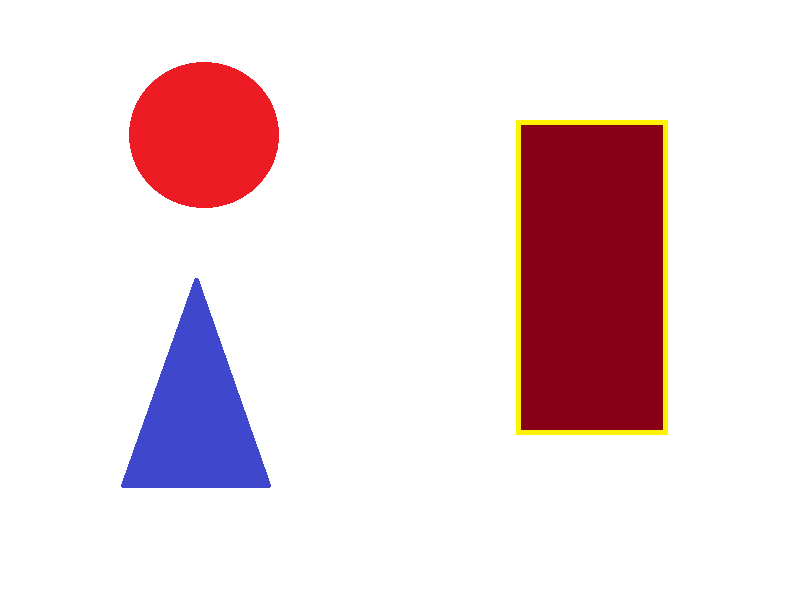
#> input picture images/3.png, 807 x 600 px
$ python lab4.py
#> lines starting #> are read from the running program, lines starting #| are printed output that depends on the picture; after the words box and inside, x2 and y2 are one past the last pixel; in counts of white or black regions, pixels touching at a corner belong together
import cv2


def find_shape(contour) -> str:
    perimeter = cv2.arcLength(contour, True)
    approx_seg_list = cv2.approxPolyDP(contour, 0.04 * perimeter, True)

    if len(approx_seg_list) == 3:
        return "triangle"

    if len(approx_seg_list) == 4:
        (x, y, w, h) = cv2.boundingRect(approx_seg_list)
        ar = w / float(h)
        if 0.95 < ar < 1.05:
            return "square"
        return "rectangle"

    return "circle"


img_folder_path = "images/"
image_name = "3.png"

img = cv2.imread(img_folder_path + image_name)
#> img is the input picture: shape (600, 807, 3); mean B, G, R 222.2, 217.8, 237.2

# find contours
img_gray = cv2.cvtColor(img, cv2.COLOR_BGR2GRAY)
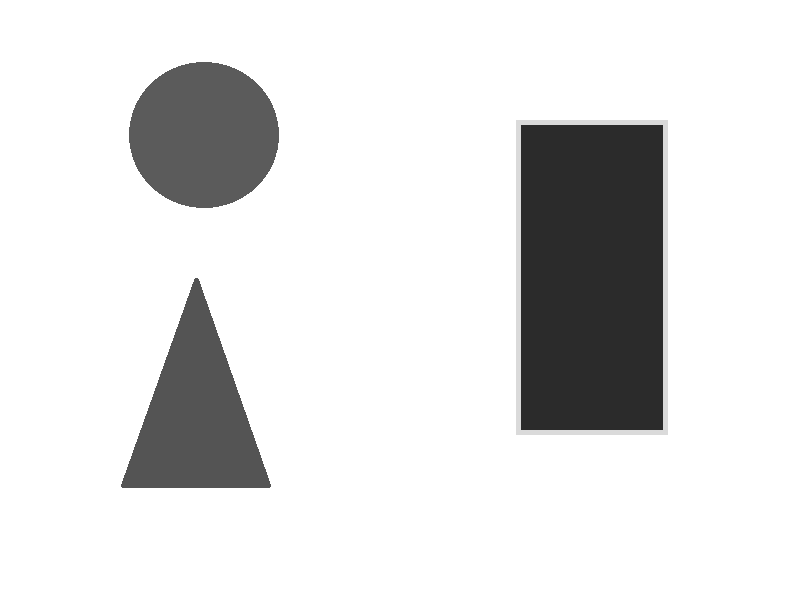
#> img_gray: shape (600, 807); min 43, max 255, mean 224.1
img_blurred = cv2.GaussianBlur(img_gray, (5, 5), 0)

ret_val, thresh_img = cv2.threshold(img_blurred, 220, 255, 0)
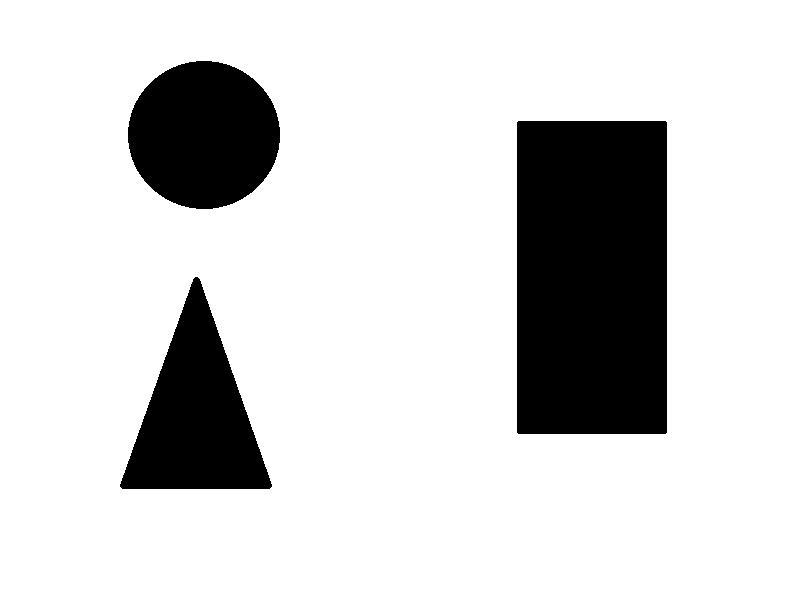
#> thresh_img: shape (600, 807); 83.2% white; 3 black regions, box (x1, y1, x2, y2) and area: (517, 121, 667, 434) 46946, (128, 61, 280, 209) 17612, (120, 277, 272, 489) 16896
thresh_img = cv2.bitwise_not(thresh_img)
#> thresh_img: shape (600, 807); 16.8% white; 3 white regions

contours, hierarchy = cv2.findContours(thresh_img, cv2.RETR_TREE, cv2.CHAIN_APPROX_SIMPLE)
#> contours = 3 contours; box (x1, y1, x2, y2) and area: (517, 121, 667, 434) 46486, (128, 61, 280, 209) 17401, (120, 277, 272, 489) 16610

triangle_cnt = 0
square_cnt = 0
rect_cnt = 0
circle_cnt = 0
contours_color = (255, 0, 0)  # BGR
center_colour = (255, 255, 0)  # BGR

for contour in contours:
    shape = find_shape(contour)
    if shape == "circle":
        circle_cnt += 1
    if shape == "rectangle":
        rect_cnt += 1
    if shape == "square":
        square_cnt += 1
    if shape == "triangle":
        triangle_cnt += 1

    M = cv2.moments(contour)
    x = int(M["m10"] / M["m00"])
    y = int(M["m01"] / M["m00"])

    cv2.drawContours(img, [contour], -1, contours_color, 3)
    cv2.circle(img, (x, y), 5, center_colour, -1)  # draw center point
    cv2.putText(img, shape, (x + 10, y + 5), cv2.FONT_HERSHEY_SIMPLEX, 0.75, center_colour, 2)  # put shape name
#> this loop made 3 passes
#> (perimeter in find_shape, approx_seg_list in find_shape, x, y, w in find_shape, h in find_shape, ar in find_shape, shape) on pass 2: (919.7, [[518, 121], [517, 432], [665, 433], [666, 122]], 591, 277, 150, 313, 0.479, 'rectangle')
#> (perimeter in find_shape, approx_seg_list in find_shape, shape, triangle_cnt, x, y) on pass 1: (634.4, [[195, 277], [120, 486], [269, 488]], 'triangle', 1, 195, 415)
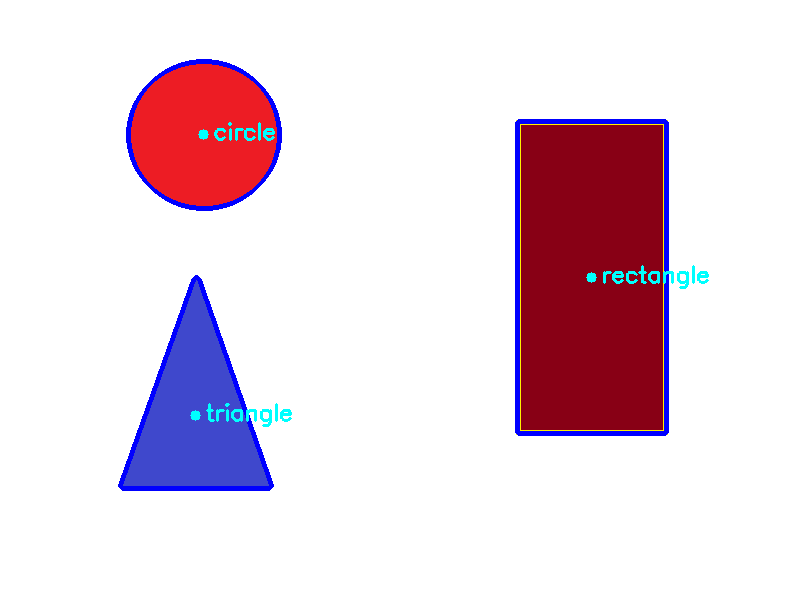
#> img: shape (600, 807, 3); 2.39% of pixels changed, all inside (x1, y1, x2, y2) = (118, 59, 709, 491)
#> after the loop, circle_cnt = 1; rect_cnt = 1; square_cnt = 0; triangle_cnt = 1

print("Amount triangles: ", str(triangle_cnt))
#| Amount triangles:  1
print("Amount squares: ", str(square_cnt))
#| Amount squares:  0
print("Amount rectangles: ", str(rect_cnt))
#| Amount rectangles:  1
print("Amount circles: ", str(circle_cnt))
#| Amount circles:  1

cv2.imshow("Img", img)
cv2.waitKey(0)

$ run again, with images/img.png copied over images/3.png
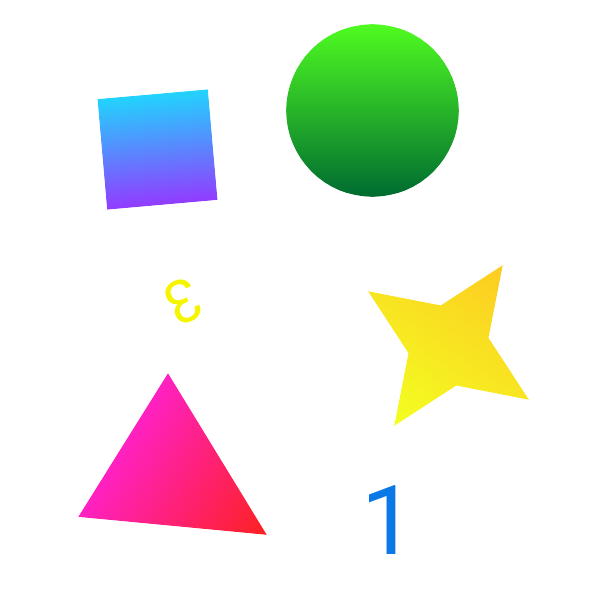
#> input picture images/img.png, 600 x 600 px
#> img is the input picture: shape (600, 600, 3); mean B, G, R 229.2, 236.1, 234.6
#> `ret_val, thresh_img = cv2.threshold(img_blurred, 220, 255, 0)`:
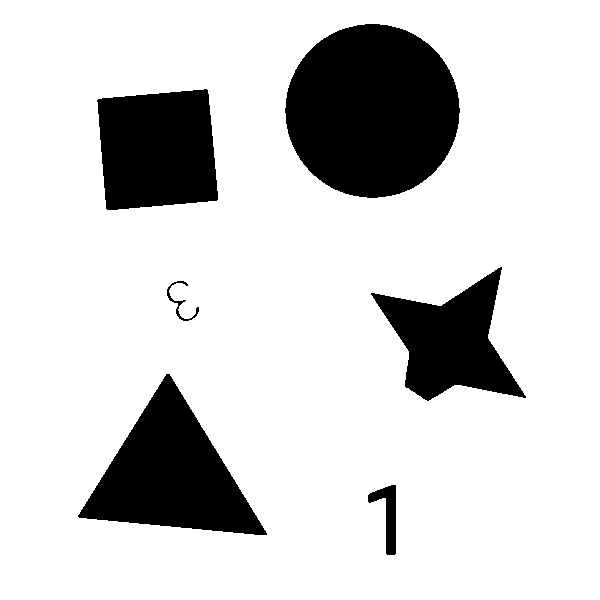
#> thresh_img: shape (600, 600); 82.7% white; 6 black regions, box (x1, y1, x2, y2) and area: (285, 24, 460, 198) 23729, (78, 374, 267, 535) 14773, (97, 89, 218, 210) 12525, (371, 267, 526, 401) 10092, (368, 485, 396, 555) 864, (167, 281, 199, 321) 197
#> contours = 6 contours; box (x1, y1, x2, y2) and area: (285, 24, 460, 198) 23483, (78, 374, 267, 535) 14526, (97, 89, 218, 210) 12305, (371, 267, 526, 401) 9854, (368, 485, 396, 555) 772, (167, 281, 199, 321) 114
#> the loop `for contour in contours:` made 6 passes
#> (perimeter in find_shape, approx_seg_list in find_shape, x, y, w in find_shape, h in find_shape, ar in find_shape, shape) on pass 5: (455.4, [[206, 89], [97, 100], [107, 209], [217, 199]], 157, 149, 121, 121, 1, 'square')
#> after the loop `for contour in contours:`:
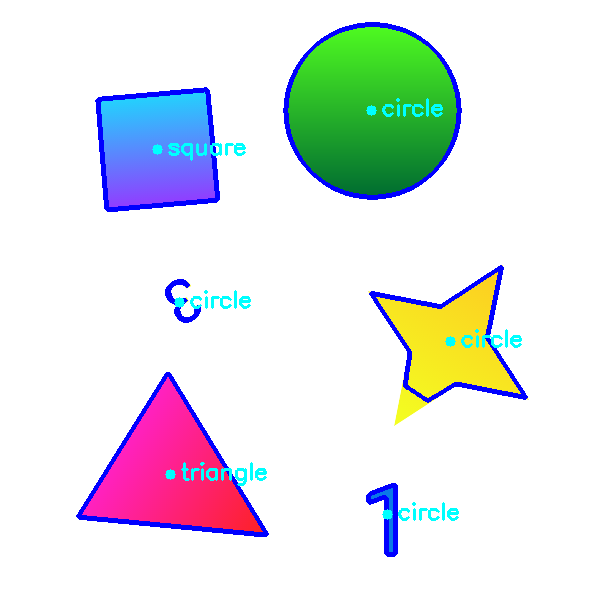
#> img: shape (600, 600, 3); 3.9% of pixels changed, all inside (x1, y1, x2, y2) = (76, 22, 528, 557)
#> after the loop `for contour in contours:`: circle_cnt = 4; rect_cnt = 0; square_cnt = 1
#| Amount triangles:  1
#| Amount squares:  1
#| Amount rectangles:  0
#| Amount circles:  4

$ run again, with images/img3var.png copied over images/3.png
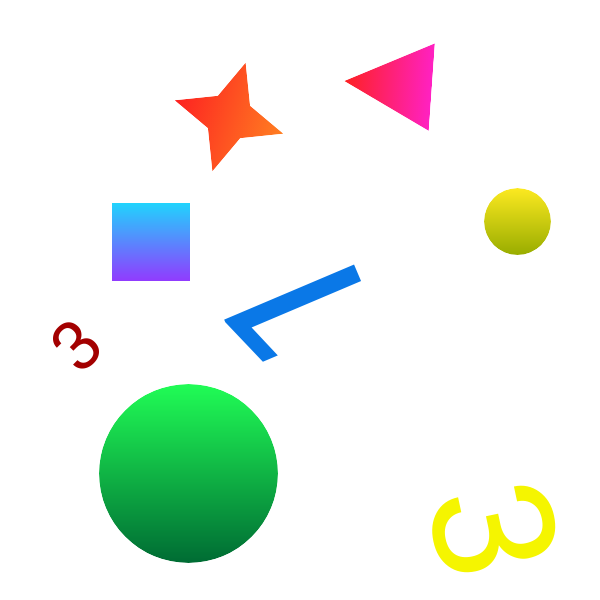
#> input picture images/img3var.png, 600 x 600 px
#> img is the input picture: shape (600, 600, 3); mean B, G, R 232.9, 241.3, 232.7
#> `ret_val, thresh_img = cv2.threshold(img_blurred, 220, 255, 0)`:
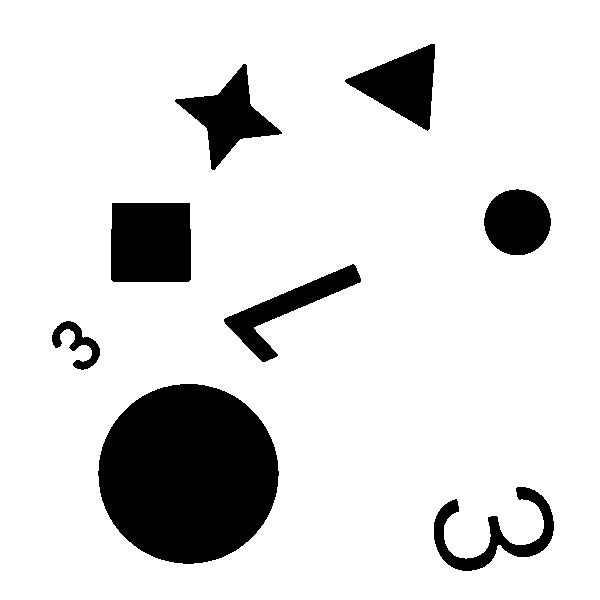
#> thresh_img: shape (600, 600); 86% white; 8 black regions, largest, box (x1, y1, x2, y2) and area: (98, 384, 279, 564) 25414, (111, 203, 191, 282) 6262, (175, 64, 282, 170) 4044
#> contours = 8 contours; box (x1, y1, x2, y2) and area: (98, 384, 279, 564) 25160, (111, 203, 191, 282) 6107, (345, 44, 435, 131) 3906, (175, 64, 282, 170) 3895, (484, 189, 551, 255) 3360, (224, 264, 361, 362) 3218, (434, 487, 554, 571) 2670, (52, 321, 100, 370) 756
#> the loop `for contour in contours:` made 8 passes
#> (perimeter in find_shape, approx_seg_list in find_shape, x, y, w in find_shape, h in find_shape, ar in find_shape, shape) on pass 4: (410.9, [[360, 278], [224, 321], [265, 361], [254, 326]], 286, 307, 137, 84, 1.63, 'rectangle')
#> after the loop `for contour in contours:`:
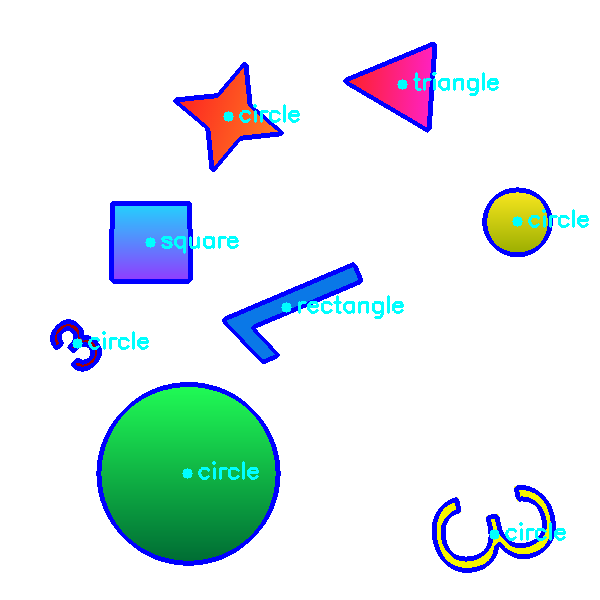
#> img: shape (600, 600, 3); 4.82% of pixels changed, all inside (x1, y1, x2, y2) = (50, 42, 589, 573)
#> after the loop `for contour in contours:`: circle_cnt = 5; rect_cnt = 1
#| Amount triangles:  1
#| Amount squares:  1
#| Amount rectangles:  1
#| Amount circles:  5
